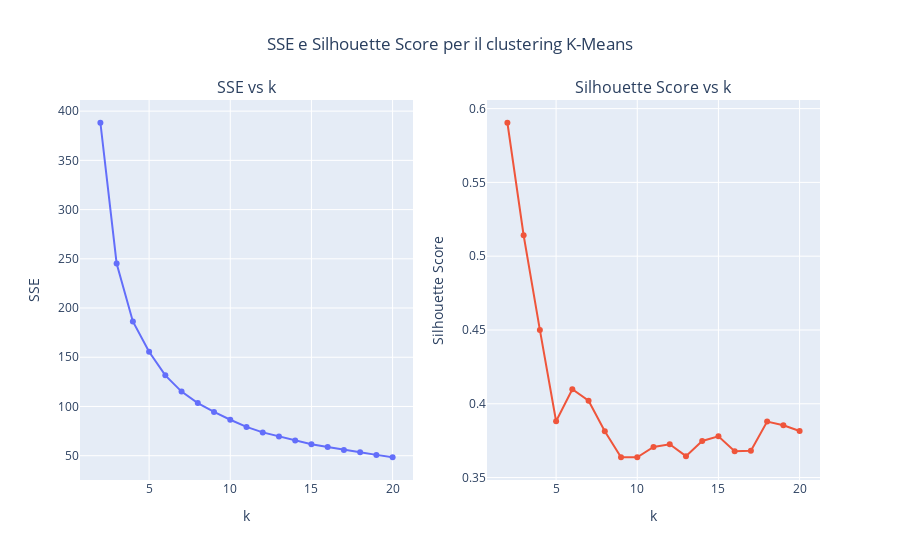

Source (notebook cell):
### Code cell
# Crea la figura con due sottotrame (subplots)
fig = make_subplots(rows=1, cols=2, subplot_titles=("SSE vs k", "Silhouette Score vs k"))

# Grafico SSE vs k
fig.add_trace(
    go.Scatter(x = [x + 2 for x in range(len(sse_list))], y=sse_list, mode='lines+markers', name="SSE"),
    row=1, col=1
)
fig.update_xaxes(title_text="k", row=1, col=1)
fig.update_yaxes(title_text="SSE", row=1, col=1)

# Grafico Silhouette Score vs k
fig.add_trace(
    go.Scatter(x = [x + 2 for x in range(len(sil_list))], y=sil_list, mode='lines+markers', name="Silhouette"),
    row=1, col=2
)
fig.update_xaxes(title_text="k", row=1, col=2)
fig.update_yaxes(title_text="Silhouette Score", row=1, col=2)

# Layout generale della figura
fig.update_layout(title_text="SSE e Silhouette Score per il clustering K-Means",
                  showlegend=False, title_x=0.5)

# Mostra il grafico
fig.show()

# Mostra il valore dell'SSE per k=6
# print(sse_list[4]) # Corrisponde a k = 6, dato che la lista parte da 0

### Figure 1 — Plotly figure (JSON) as saved in the notebook; plotly's stock layout.template omitted (floating-point values rounded to 4 significant figures)
{"data": [{"mode": "lines+markers", "name": "SSE", "type": "scatter", "x": [2, 3, 4, 5, 6, 7, 8, 9, 10, 11, 12, 13, 14, 15, 16, 17, 18, 19, 20], "xaxis": "x", "y": [388.2, 245.3, 186.4, 155.6, 131.6, 115.1, 103.4, 94.42, 86.53, 79.21, 73.67, 69.44, 65.43, 61.71, 58.86, 55.83, 53.4, 50.83, 48.41], "yaxis": "y"}, {"mode": "lines+markers", "name": "Silhouette", "type": "scatter", "x": [2, 3, 4, 5, 6, 7, 8, 9, 10, 11, 12, 13, 14, 15, 16, 17, 18, 19, 20], "xaxis": "x2", "y": [0.5904, 0.5142, 0.45, 0.3882, 0.4099, 0.402, 0.3814, 0.3638, 0.3638, 0.3708, 0.3726, 0.3645, 0.3748, 0.3779, 0.3678, 0.3682, 0.388, 0.3854, 0.3815], "yaxis": "y2"}], "layout": {"annotations": [{"font": {"size": 16}, "showarrow": false, "text": "SSE vs k", "x": 0.225, "xanchor": "center", "xref": "paper", "y": 1, "yanchor": "bottom", "yref": "paper"}, {"font": {"size": 16}, "showarrow": false, "text": "Silhouette Score vs k", "x": 0.775, "xanchor": "center", "xref": "paper", "y": 1, "yanchor": "bottom", "yref": "paper"}], "showlegend": false, "title": {"text": "SSE e Silhouette Score per il clustering K-Means", "x": 0.5}, "xaxis": {"anchor": "y", "domain": [0, 0.45], "title": {"text": "k"}}, "xaxis2": {"anchor": "y2", "domain": [0.55, 1], "title": {"text": "k"}}, "yaxis": {"anchor": "x", "domain": [0, 1], "title": {"text": "SSE"}}, "yaxis2": {"anchor": "x2", "domain": [0, 1], "title": {"text": "Silhouette Score"}}}}
